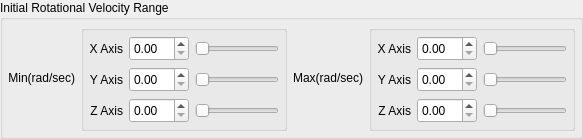
               <widget class="QGroupBox" name="InitialRotationBox" >
                <property name="sizePolicy" >
                 <sizepolicy vsizetype="Fixed" hsizetype="Expanding" >
                  <horstretch>0</horstretch>
                  <verstretch>0</verstretch>
                 </sizepolicy>
                </property>
                <property name="toolTip" >
                 <string>The inital rotational velocity range the Shooter applies to each particle</string>
                </property>
                <property name="title" >
                 <string>Initial Rotational Velocity Range</string>
                </property>
                <layout class="QHBoxLayout" name="horizontalLayout_8" >
                 <property name="margin" >
                  <number>5</number>
                 </property>
                 <item>
                  <widget class="QLabel" name="InitialMinRotationLabel" >
                   <property name="sizePolicy" >
                    <sizepolicy vsizetype="Fixed" hsizetype="Preferred" >
                     <horstretch>0</horstretch>
                     <verstretch>0</verstretch>
                    </sizepolicy>
                   </property>
                   <property name="text" >
                    <string>Min(rad/sec)</string>
                   </property>
                   <property name="alignment" >
                    <set>Qt::AlignRight|Qt::AlignTrailing|Qt::AlignVCenter</set>
                   </property>
                  </widget>
                 </item>
                 <item>
                  <widget class="QGroupBox" name="InitialMinRotationBox" >
                   <property name="sizePolicy" >
                    <sizepolicy vsizetype="Expanding" hsizetype="Expanding" >
                     <horstretch>0</horstretch>
                     <verstretch>0</verstretch>
                    </sizepolicy>
                   </property>
                   <property name="title" >
                    <string/>
                   </property>
                   <layout class="QGridLayout" name="gridLayout_11" >
                    <property name="margin" >
                     <number>5</number>
                    </property>
                    <item row="0" column="0" >
                     <widget class="QLabel" name="InitialMinRotationXLabel" >
                      <property name="sizePolicy" >
                       <sizepolicy vsizetype="Fixed" hsizetype="Preferred" >
                        <horstretch>0</horstretch>
                        <verstretch>0</verstretch>
                       </sizepolicy>
                      </property>
                      <property name="minimumSize" >
                       <size>
                        <width>0</width>
                        <height>25</height>
                       </size>
                      </property>
                      <property name="text" >
                       <string>X Axis</string>
                      </property>
                      <property name="alignment" >
                       <set>Qt::AlignRight|Qt::AlignTrailing|Qt::AlignVCenter</set>
                      </property>
                     </widget>
                    </item>
                    <item row="1" column="0" >
                     <widget class="QLabel" name="InitialMinRotationYLabel" >
                      <property name="sizePolicy" >
                       <sizepolicy vsizetype="Fixed" hsizetype="Preferred" >
                        <horstretch>0</horstretch>
                        <verstretch>0</verstretch>
                       </sizepolicy>
                      </property>
                      <property name="minimumSize" >
                       <size>
                        <width>0</width>
                        <height>25</height>
                       </size>
                      </property>
                      <property name="text" >
                       <string>Y Axis</string>
                      </property>
                      <property name="alignment" >
                       <set>Qt::AlignRight|Qt::AlignTrailing|Qt::AlignVCenter</set>
                      </property>
                     </widget>
                    </item>
                    <item row="2" column="0" >
                     <widget class="QLabel" name="InitialMinRotationZLabel" >
                      <property name="sizePolicy" >
                       <sizepolicy vsizetype="Fixed" hsizetype="Preferred" >
                        <horstretch>0</horstretch>
                        <verstretch>0</verstretch>
                       </sizepolicy>
                      </property>
                      <property name="minimumSize" >
                       <size>
                        <width>0</width>
                        <height>25</height>
                       </size>
                      </property>
                      <property name="text" >
                       <string>Z Axis</string>
                      </property>
                      <property name="alignment" >
                       <set>Qt::AlignRight|Qt::AlignTrailing|Qt::AlignVCenter</set>
                      </property>
                     </widget>
                    </item>
                    <item row="0" column="2" >
                     <widget class="QSlider" name="InitialMinRotationXSlider" >
                      <property name="orientation" >
                       <enum>Qt::Horizontal</enum>
                      </property>
                     </widget>
                    </item>
                    <item row="0" column="1" >
                     <widget class="QDoubleSpinBox" name="InitialMinRotationXSpinBox" >
                      <property name="sizePolicy" >
                       <sizepolicy vsizetype="Fixed" hsizetype="Fixed" >
                        <horstretch>0</horstretch>
                        <verstretch>0</verstretch>
                       </sizepolicy>
                      </property>
                      <property name="minimumSize" >
                       <size>
                        <width>60</width>
                        <height>25</height>
                       </size>
                      </property>
                      <property name="maximumSize" >
                       <size>
                        <width>60</width>
                        <height>25</height>
                       </size>
                      </property>
                     </widget>
                    </item>
                    <item row="1" column="2" >
                     <widget class="QSlider" name="InitialMinRotationYSlider" >
                      <property name="orientation" >
                       <enum>Qt::Horizontal</enum>
                      </property>
                     </widget>
                    </item>
                    <item row="1" column="1" >
                     <widget class="QDoubleSpinBox" name="InitialMinRotationYSpinBox" >
                      <property name="sizePolicy" >
                       <sizepolicy vsizetype="Fixed" hsizetype="Fixed" >
                        <horstretch>0</horstretch>
                        <verstretch>0</verstretch>
                       </sizepolicy>
                      </property>
                      <property name="minimumSize" >
                       <size>
                        <width>60</width>
                        <height>25</height>
                       </size>
                      </property>
                      <property name="maximumSize" >
                       <size>
                        <width>60</width>
                        <height>25</height>
                       </size>
                      </property>
                     </widget>
                    </item>
                    <item row="2" column="2" >
                     <widget class="QSlider" name="InitialMinRotationZSlider" >
                      <property name="orientation" >
                       <enum>Qt::Horizontal</enum>
                      </property>
                     </widget>
                    </item>
                    <item row="2" column="1" >
                     <widget class="QDoubleSpinBox" name="InitialMinRotationZSpinBox" >
                      <property name="sizePolicy" >
                       <sizepolicy vsizetype="Fixed" hsizetype="Fixed" >
                        <horstretch>0</horstretch>
                        <verstretch>0</verstretch>
                       </sizepolicy>
                      </property>
                      <property name="minimumSize" >
                       <size>
                        <width>60</width>
                        <height>25</height>
                       </size>
                      </property>
                      <property name="maximumSize" >
                       <size>
                        <width>60</width>
                        <height>25</height>
                       </size>
                      </property>
                     </widget>
                    </item>
                   </layout>
                  </widget>
                 </item>
                 <item>
                  <widget class="QLabel" name="InitialMaxRotationLabel" >
                   <property name="sizePolicy" >
                    <sizepolicy vsizetype="Fixed" hsizetype="Preferred" >
                     <horstretch>0</horstretch>
                     <verstretch>0</verstretch>
                    </sizepolicy>
                   </property>
                   <property name="text" >
                    <string>Max(rad/sec)</string>
                   </property>
                   <property name="alignment" >
                    <set>Qt::AlignRight|Qt::AlignTrailing|Qt::AlignVCenter</set>
                   </property>
                  </widget>
                 </item>
                 <item>
                  <widget class="QGroupBox" name="InitialMaxRotation" >
                   <property name="sizePolicy" >
                    <sizepolicy vsizetype="Expanding" hsizetype="Expanding" >
                     <horstretch>0</horstretch>
                     <verstretch>0</verstretch>
                    </sizepolicy>
                   </property>
                   <property name="title" >
                    <string/>
                   </property>
                   <layout class="QGridLayout" name="gridLayout_10" >
                    <property name="margin" >
                     <number>5</number>
                    </property>
                    <item row="0" column="0" >
                     <widget class="QLabel" name="InitialMaxRotationXLabel" >
                      <property name="sizePolicy" >
                       <sizepolicy vsizetype="Fixed" hsizetype="Preferred" >
                        <horstretch>0</horstretch>
                        <verstretch>0</verstretch>
                       </sizepolicy>
                      </property>
                      <property name="minimumSize" >
                       <size>
                        <width>0</width>
                        <height>25</height>
                       </size>
                      </property>
                      <property name="text" >
                       <string>X Axis</string>
                      </property>
                      <property name="alignment" >
                       <set>Qt::AlignRight|Qt::AlignTrailing|Qt::AlignVCenter</set>
                      </property>
                     </widget>
                    </item>
                    <item row="1" column="0" >
                     <widget class="QLabel" name="InitialMaxRotationYLabel" >
                      <property name="sizePolicy" >
                       <sizepolicy vsizetype="Fixed" hsizetype="Preferred" >
                        <horstretch>0</horstretch>
                        <verstretch>0</verstretch>
                       </sizepolicy>
                      </property>
                      <property name="minimumSize" >
                       <size>
                        <width>0</width>
                        <height>25</height>
                       </size>
                      </property>
                      <property name="text" >
                       <string>Y Axis</string>
                      </property>
                      <property name="alignment" >
                       <set>Qt::AlignRight|Qt::AlignTrailing|Qt::AlignVCenter</set>
                      </property>
                     </widget>
                    </item>
                    <item row="2" column="0" >
                     <widget class="QLabel" name="InitialMaxRotationZLabel" >
                      <property name="sizePolicy" >
                       <sizepolicy vsizetype="Fixed" hsizetype="Preferred" >
                        <horstretch>0</horstretch>
                        <verstretch>0</verstretch>
                       </sizepolicy>
                      </property>
                      <property name="minimumSize" >
                       <size>
                        <width>0</width>
                        <height>25</height>
                       </size>
                      </property>
                      <property name="text" >
                       <string>Z Axis</string>
                      </property>
                      <property name="alignment" >
                       <set>Qt::AlignRight|Qt::AlignTrailing|Qt::AlignVCenter</set>
                      </property>
                     </widget>
                    </item>
                    <item row="0" column="1" >
                     <widget class="QDoubleSpinBox" name="InitialMaxRotationXSpinBox" >
                      <property name="sizePolicy" >
                       <sizepolicy vsizetype="Fixed" hsizetype="Fixed" >
                        <horstretch>0</horstretch>
                        <verstretch>0</verstretch>
                       </sizepolicy>
                      </property>
                      <property name="minimumSize" >
                       <size>
                        <width>60</width>
                        <height>25</height>
                       </size>
                      </property>
                      <property name="maximumSize" >
                       <size>
                        <width>60</width>
                        <height>25</height>
                       </size>
                      </property>
                     </widget>
                    </item>
                    <item row="0" column="2" >
                     <widget class="QSlider" name="InitialMaxRotationXSlider" >
                      <property name="orientation" >
                       <enum>Qt::Horizontal</enum>
                      </property>
                     </widget>
                    </item>
                    <item row="1" column="1" >
                     <widget class="QDoubleSpinBox" name="InitialMaxRotationYSpinBox" >
                      <property name="sizePolicy" >
                       <sizepolicy vsizetype="Fixed" hsizetype="Fixed" >
                        <horstretch>0</horstretch>
                        <verstretch>0</verstretch>
                       </sizepolicy>
                      </property>
                      <property name="minimumSize" >
                       <size>
                        <width>60</width>
                        <height>25</height>
                       </size>
                      </property>
                      <property name="maximumSize" >
                       <size>
                        <width>60</width>
                        <height>25</height>
                       </size>
                      </property>
                     </widget>
                    </item>
                    <item row="1" column="2" >
                     <widget class="QSlider" name="InitialMaxRotationYSlider" >
                      <property name="orientation" >
                       <enum>Qt::Horizontal</enum>
                      </property>
                     </widget>
                    </item>
                    <item row="2" column="2" >
                     <widget class="QSlider" name="InitialMaxRotationZSlider" >
                      <property name="orientation" >
                       <enum>Qt::Horizontal</enum>
                      </property>
                     </widget>
                    </item>
                    <item row="2" column="1" >
                     <widget class="QDoubleSpinBox" name="InitialMaxRotationZSpinBox" >
                      <property name="sizePolicy" >
                       <sizepolicy vsizetype="Fixed" hsizetype="Fixed" >
                        <horstretch>0</horstretch>
                        <verstretch>0</verstretch>
                       </sizepolicy>
                      </property>
                      <property name="minimumSize" >
                       <size>
                        <width>60</width>
                        <height>25</height>
                       </size>
                      </property>
                      <property name="maximumSize" >
                       <size>
                        <width>60</width>
                        <height>25</height>
                       </size>
                      </property>
                     </widget>
                    </item>
                   </layout>
                  </widget>
                 </item>
                </layout>
               </widget>
